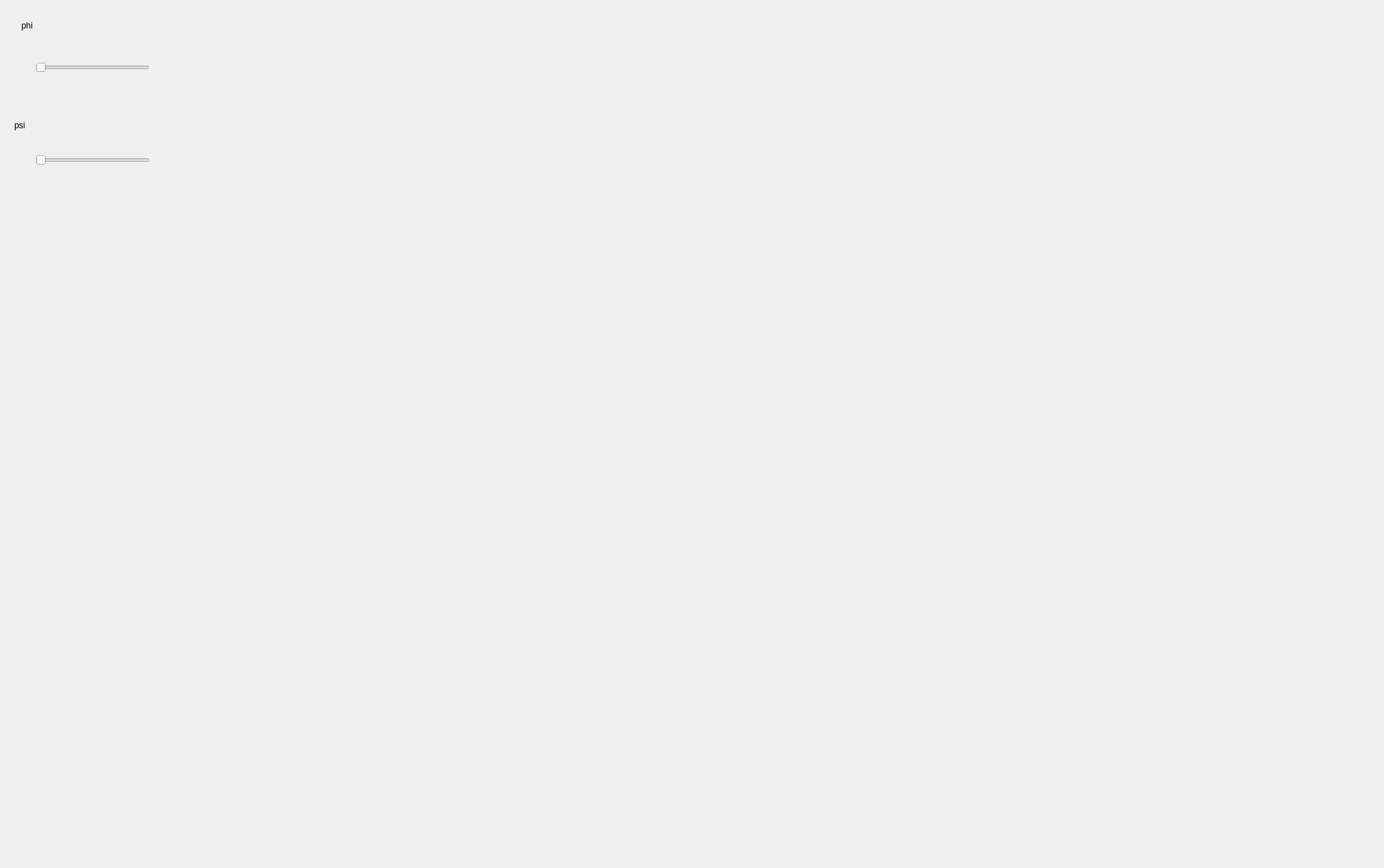
<?xml version="1.0" encoding="UTF-8"?>
<ui version="4.0">
 <class>MainWindow</class>
 <widget class="QMainWindow" name="MainWindow">
  <property name="geometry">
   <rect>
    <x>0</x>
    <y>0</y>
    <width>1942</width>
    <height>1218</height>
   </rect>
  </property>
  <property name="sizePolicy">
   <sizepolicy hsizetype="Expanding" vsizetype="Preferred">
    <horstretch>0</horstretch>
    <verstretch>0</verstretch>
   </sizepolicy>
  </property>
  <property name="windowTitle">
   <string>Helical bundle GUI demo</string>
  </property>
  <widget class="QWidget" name="centralWidget">
   <widget class="QWidget" name="layoutWidget">
    <property name="geometry">
     <rect>
      <x>335</x>
      <y>18</y>
      <width>1331</width>
      <height>1171</height>
     </rect>
    </property>
    <layout class="QVBoxLayout" name="verticalLayout_6" stretch="0">
     <property name="leftMargin">
      <number>0</number>
     </property>
     <property name="bottomMargin">
      <number>0</number>
     </property>
     <item>
      <layout class="QVBoxLayout" name="verticalLayout_opengl">
       <property name="spacing">
        <number>3</number>
       </property>
       <property name="leftMargin">
        <number>0</number>
       </property>
       <property name="topMargin">
        <number>0</number>
       </property>
       <property name="rightMargin">
        <number>0</number>
       </property>
       <property name="bottomMargin">
        <number>0</number>
       </property>
      </layout>
     </item>
    </layout>
   </widget>
   <widget class="QLabel" name="label">
    <property name="geometry">
     <rect>
      <x>30</x>
      <y>20</y>
      <width>47</width>
      <height>32</height>
     </rect>
    </property>
    <property name="text">
     <string>phi</string>
    </property>
   </widget>
   <widget class="QLabel" name="label_2">
    <property name="geometry">
     <rect>
      <x>20</x>
      <y>160</y>
      <width>121</width>
      <height>32</height>
     </rect>
    </property>
    <property name="text">
     <string>psi</string>
    </property>
   </widget>
   <widget class="QSlider" name="horizontalSliderPhi">
    <property name="geometry">
     <rect>
      <x>50</x>
      <y>80</y>
      <width>160</width>
      <height>30</height>
     </rect>
    </property>
    <property name="orientation">
     <enum>Qt::Horizontal</enum>
    </property>
   </widget>
   <widget class="QSlider" name="horizontalSliderPsi">
    <property name="geometry">
     <rect>
      <x>50</x>
      <y>210</y>
      <width>160</width>
      <height>30</height>
     </rect>
    </property>
    <property name="orientation">
     <enum>Qt::Horizontal</enum>
    </property>
   </widget>
  </widget>
 </widget>
 <layoutdefault spacing="6" margin="11"/>
 <resources/>
 <connections/>
</ui>
